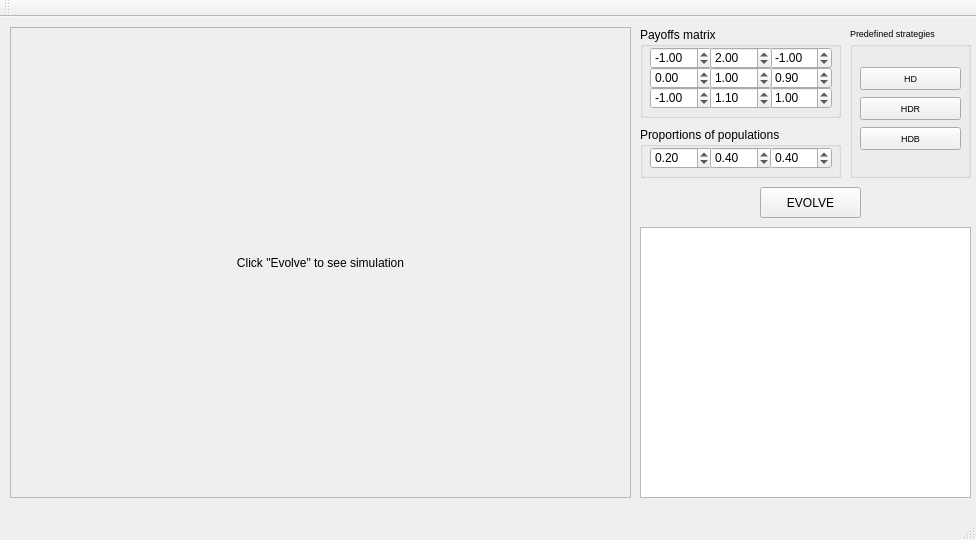
<?xml version="1.0" encoding="UTF-8"?>
<ui version="4.0">
 <class>hdr</class>
 <widget class="QMainWindow" name="hdr">
  <property name="windowModality">
   <enum>Qt::NonModal</enum>
  </property>
  <property name="enabled">
   <bool>true</bool>
  </property>
  <property name="geometry">
   <rect>
    <x>0</x>
    <y>0</y>
    <width>976</width>
    <height>540</height>
   </rect>
  </property>
  <property name="windowTitle">
   <string>Hawk-Dove-Retaliator Game</string>
  </property>
  <property name="tabShape">
   <enum>QTabWidget::Rounded</enum>
  </property>
  <widget class="QWidget" name="centralWidget">
   <widget class="QLabel" name="label_3">
    <property name="geometry">
     <rect>
      <x>10</x>
      <y>10</y>
      <width>621</width>
      <height>471</height>
     </rect>
    </property>
    <property name="frameShape">
     <enum>QFrame::StyledPanel</enum>
    </property>
    <property name="frameShadow">
     <enum>QFrame::Raised</enum>
    </property>
    <property name="text">
     <string>Click &quot;Evolve&quot; to see simulation</string>
    </property>
    <property name="alignment">
     <set>Qt::AlignCenter</set>
    </property>
   </widget>
   <widget class="QTextBrowser" name="textBrowser">
    <property name="geometry">
     <rect>
      <x>640</x>
      <y>210</y>
      <width>331</width>
      <height>271</height>
     </rect>
    </property>
   </widget>
   <widget class="QGroupBox" name="groupBox">
    <property name="geometry">
     <rect>
      <x>640</x>
      <y>10</y>
      <width>201</width>
      <height>91</height>
     </rect>
    </property>
    <property name="title">
     <string>Payoffs matrix</string>
    </property>
    <widget class="QDoubleSpinBox" name="doubleSpinBox_6">
     <property name="geometry">
      <rect>
       <x>130</x>
       <y>60</y>
       <width>62</width>
       <height>22</height>
      </rect>
     </property>
     <property name="minimum">
      <double>-100.000000000000000</double>
     </property>
     <property name="value">
      <double>1.000000000000000</double>
     </property>
    </widget>
    <widget class="QDoubleSpinBox" name="doubleSpinBox_8">
     <property name="enabled">
      <bool>true</bool>
     </property>
     <property name="geometry">
      <rect>
       <x>130</x>
       <y>20</y>
       <width>62</width>
       <height>22</height>
      </rect>
     </property>
     <property name="minimum">
      <double>-100.000000000000000</double>
     </property>
     <property name="value">
      <double>-1.000000000000000</double>
     </property>
    </widget>
    <widget class="QDoubleSpinBox" name="doubleSpinBox">
     <property name="geometry">
      <rect>
       <x>10</x>
       <y>20</y>
       <width>62</width>
       <height>22</height>
      </rect>
     </property>
     <property name="minimum">
      <double>-100.000000000000000</double>
     </property>
     <property name="value">
      <double>-1.000000000000000</double>
     </property>
    </widget>
    <widget class="QDoubleSpinBox" name="doubleSpinBox_2">
     <property name="geometry">
      <rect>
       <x>10</x>
       <y>40</y>
       <width>62</width>
       <height>22</height>
      </rect>
     </property>
     <property name="minimum">
      <double>-100.000000000000000</double>
     </property>
    </widget>
    <widget class="QDoubleSpinBox" name="doubleSpinBox_4">
     <property name="geometry">
      <rect>
       <x>10</x>
       <y>60</y>
       <width>62</width>
       <height>22</height>
      </rect>
     </property>
     <property name="minimum">
      <double>-100.000000000000000</double>
     </property>
     <property name="value">
      <double>-1.000000000000000</double>
     </property>
    </widget>
    <widget class="QDoubleSpinBox" name="doubleSpinBox_9">
     <property name="enabled">
      <bool>true</bool>
     </property>
     <property name="geometry">
      <rect>
       <x>130</x>
       <y>40</y>
       <width>62</width>
       <height>22</height>
      </rect>
     </property>
     <property name="minimum">
      <double>-100.000000000000000</double>
     </property>
     <property name="value">
      <double>0.900000000000000</double>
     </property>
    </widget>
    <widget class="QDoubleSpinBox" name="doubleSpinBox_5">
     <property name="geometry">
      <rect>
       <x>70</x>
       <y>60</y>
       <width>62</width>
       <height>22</height>
      </rect>
     </property>
     <property name="minimum">
      <double>-100.000000000000000</double>
     </property>
     <property name="value">
      <double>1.100000000000000</double>
     </property>
    </widget>
    <widget class="QDoubleSpinBox" name="doubleSpinBox_3">
     <property name="geometry">
      <rect>
       <x>70</x>
       <y>40</y>
       <width>62</width>
       <height>22</height>
      </rect>
     </property>
     <property name="minimum">
      <double>-100.000000000000000</double>
     </property>
     <property name="value">
      <double>1.000000000000000</double>
     </property>
    </widget>
    <widget class="QDoubleSpinBox" name="doubleSpinBox_7">
     <property name="enabled">
      <bool>true</bool>
     </property>
     <property name="geometry">
      <rect>
       <x>70</x>
       <y>20</y>
       <width>62</width>
       <height>22</height>
      </rect>
     </property>
     <property name="minimum">
      <double>-100.000000000000000</double>
     </property>
     <property name="value">
      <double>2.000000000000000</double>
     </property>
    </widget>
   </widget>
   <widget class="QGroupBox" name="groupBox_2">
    <property name="geometry">
     <rect>
      <x>640</x>
      <y>110</y>
      <width>201</width>
      <height>51</height>
     </rect>
    </property>
    <property name="title">
     <string>Proportions of populations</string>
    </property>
    <widget class="QDoubleSpinBox" name="doubleSpinBox_10">
     <property name="geometry">
      <rect>
       <x>10</x>
       <y>20</y>
       <width>62</width>
       <height>22</height>
      </rect>
     </property>
     <property name="maximum">
      <double>100.000000000000000</double>
     </property>
     <property name="singleStep">
      <double>0.100000000000000</double>
     </property>
     <property name="value">
      <double>0.200000000000000</double>
     </property>
    </widget>
    <widget class="QDoubleSpinBox" name="doubleSpinBox_11">
     <property name="geometry">
      <rect>
       <x>70</x>
       <y>20</y>
       <width>62</width>
       <height>22</height>
      </rect>
     </property>
     <property name="maximum">
      <double>1000.000000000000000</double>
     </property>
     <property name="singleStep">
      <double>0.100000000000000</double>
     </property>
     <property name="value">
      <double>0.400000000000000</double>
     </property>
    </widget>
    <widget class="QDoubleSpinBox" name="doubleSpinBox_12">
     <property name="geometry">
      <rect>
       <x>130</x>
       <y>20</y>
       <width>62</width>
       <height>22</height>
      </rect>
     </property>
     <property name="maximum">
      <double>100.000000000000000</double>
     </property>
     <property name="singleStep">
      <double>0.100000000000000</double>
     </property>
     <property name="value">
      <double>0.400000000000000</double>
     </property>
    </widget>
   </widget>
   <widget class="QGroupBox" name="groupBox_3">
    <property name="geometry">
     <rect>
      <x>850</x>
      <y>10</y>
      <width>121</width>
      <height>151</height>
     </rect>
    </property>
    <property name="font">
     <font>
      <pointsize>7</pointsize>
     </font>
    </property>
    <property name="title">
     <string>Predefined strategies</string>
    </property>
    <widget class="QPushButton" name="pushButton_2">
     <property name="geometry">
      <rect>
       <x>10</x>
       <y>40</y>
       <width>101</width>
       <height>23</height>
      </rect>
     </property>
     <property name="text">
      <string>HD</string>
     </property>
    </widget>
    <widget class="QPushButton" name="pushButton_3">
     <property name="geometry">
      <rect>
       <x>10</x>
       <y>70</y>
       <width>101</width>
       <height>23</height>
      </rect>
     </property>
     <property name="text">
      <string>HDR</string>
     </property>
    </widget>
    <widget class="QPushButton" name="pushButton_4">
     <property name="geometry">
      <rect>
       <x>10</x>
       <y>100</y>
       <width>101</width>
       <height>23</height>
      </rect>
     </property>
     <property name="text">
      <string>HDB</string>
     </property>
    </widget>
   </widget>
   <widget class="QPushButton" name="pushButton">
    <property name="geometry">
     <rect>
      <x>760</x>
      <y>170</y>
      <width>101</width>
      <height>31</height>
     </rect>
    </property>
    <property name="text">
     <string>EVOLVE</string>
    </property>
   </widget>
  </widget>
  <widget class="QMenuBar" name="menuBar">
   <property name="geometry">
    <rect>
     <x>0</x>
     <y>0</y>
     <width>976</width>
     <height>24</height>
    </rect>
   </property>
  </widget>
  <widget class="QToolBar" name="mainToolBar">
   <attribute name="toolBarArea">
    <enum>TopToolBarArea</enum>
   </attribute>
   <attribute name="toolBarBreak">
    <bool>false</bool>
   </attribute>
  </widget>
  <widget class="QStatusBar" name="statusBar"/>
 </widget>
 <layoutdefault spacing="6" margin="11"/>
 <resources/>
 <connections/>
</ui>
